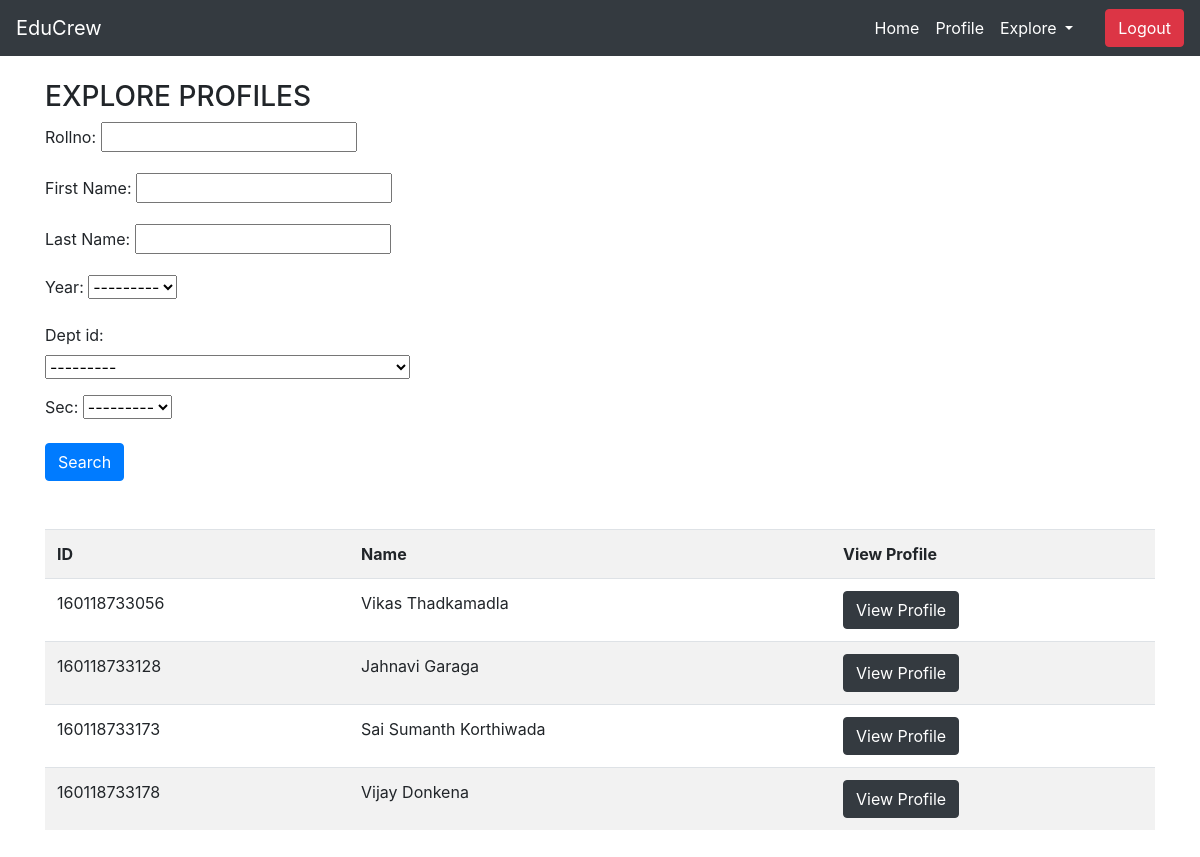
Page /explore/students/ (signed in) on the earlier database version.
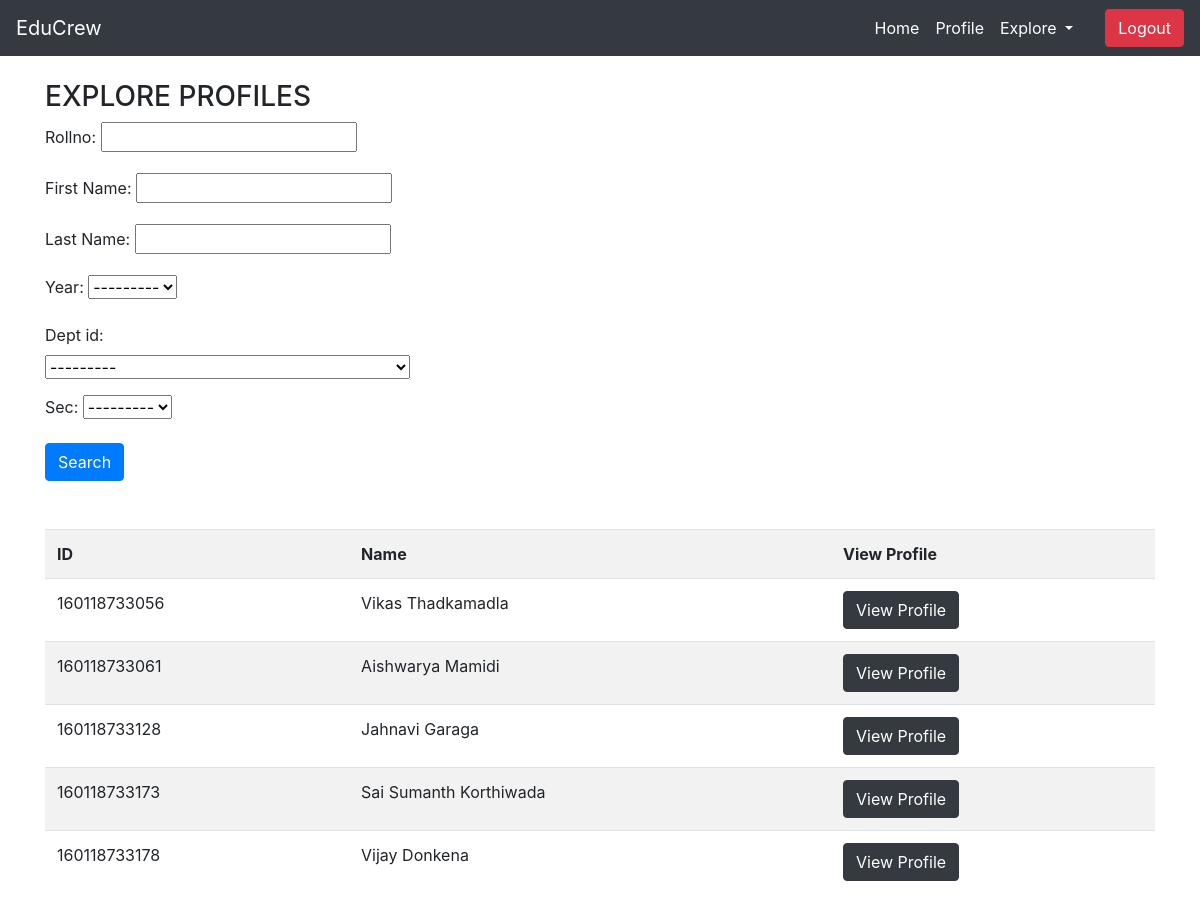
Same page on the later database version.
### educrew/models.py (models this page shows)
class Student(models.Model):
    user = models.OneToOneField(User,null=True, blank=True ,on_delete=models.CASCADE)
    rollno = models.IntegerField(primary_key=True)
    firstname = models.CharField(max_length=100, null=True)
    lastname = models.CharField(max_length=100, null=True)
    email = models.CharField(max_length=100)
    phoneno = models.IntegerField(null=True)
    YEAR = ((1,1),(2,2),(3,3),(4,4))
    SEC=((1,1),(2,2),(3,3))
    year = models.IntegerField(choices=YEAR, null=True)
    dept_id = models.ForeignKey(Dept, null=True, on_delete=models.SET_NULL) #cascade
    sec = models.IntegerField(choices=SEC, null=True)
    profile_image= models.ImageField(default="profilepic.jpg",null=True)
    def __str__(self):
        return self.firstname +" "+  self.lastname

### educrew/views.py (the view)
# urls.py: path('explore/students/', views.exploreStudents, name="exploreStudents"),
@login_required(login_url='login')
def exploreStudents(request):
    students = Student.objects.all()
    sfilter = StudentFilter(request.GET, queryset=students)
    students = sfilter.qs
    context = {'students':students, 'sfilter':sfilter,}
    return render(request,'educrew/exploreStudents.html',context)

### educrew/models.py (called while the page is built)
    def __str__(self):
        return self.dept_name

### educrew/templates/educrew/exploreStudents.html
{% extends 'educrew/main.html' %}
{% load static %}
{% block content %}
<h3>EXPLORE PROFILES</h3>
<form method="GET" action="">
    <div class="form-row">
        <div class="col-4">{{sfilter.form.as_p}}</div>
    </div>
    <button class="btn btn-primary" type="submit">Search</button>
</form>
<br>
<br>
<div class="mb-lg-5">
<table class="table table-striped  my-lg-0" style="margin-bottom: 100px;">
    <tr>
        <td class="font-weight-bold">ID</td>
        <td class="font-weight-bold">Name</td>
        <td class="font-weight-bold">View Profile</td>
    </tr>
    {% for student in students %}
    <tr>
        <td>
            {{student.rollno}}
        </td>
        <td>
            {{student}}
        </td>
        <td><a class="btn btn-dark" href="{% url 'viewStudent' student.rollno %}">View Profile</a></td>
    </tr>
    {% endfor %}
</table>
</div>
{% endblock content %}

Differences in the rows shown:
added Student: rollno "160118733061", firstname+lastname "Aishwarya Mamidi"
